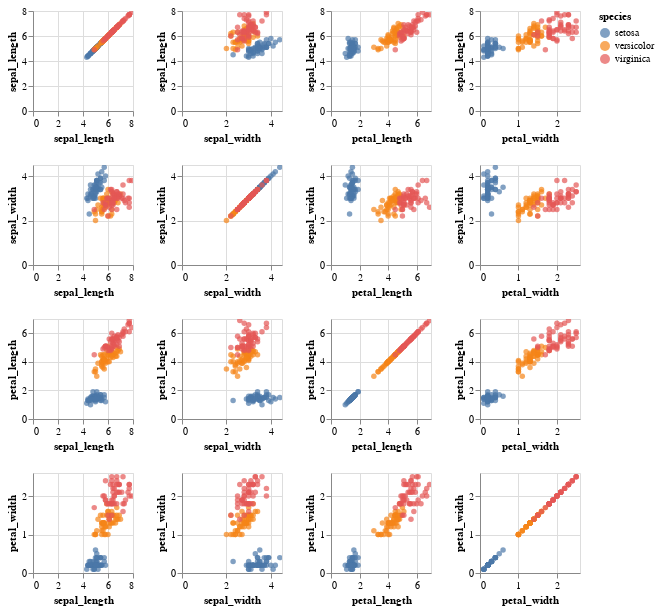

Here is the notebook cell this chart was saved with:
### Markdown cell above
We can use altair to create an interactive scatterplot matrix. Can you create a scatterplot matrix of iris dataset by consulting https://altair-viz.github.io/gallery/scatter_matrix.html?

**Q: Draw an interactive scatterplot matrix for iris dataset in altair**

### Code cell
# Implement
import altair as alt
alt.Chart(iris).mark_circle().encode(
    alt.X(alt.repeat("column"), type='quantitative'),
    alt.Y(alt.repeat("row"), type='quantitative'),
    color='species:N'
).properties(
    width=100,
    height=100
).repeat(
    row=['sepal_length', 'sepal_width', 'petal_length', 'petal_width'],
    column=['sepal_length', 'sepal_width', 'petal_length', 'petal_width']
).interactive()

### Figure 1 — Vega-Lite specification as saved in the notebook (floating-point values rounded to 4 significant figures; data arrays with more than 128 entries replaced by an {"elided": "..."} marker saying what was removed)
{"config": {"view": {"continuousWidth": 400, "continuousHeight": 300}}, "repeat": {"column": ["sepal_length", "sepal_width", "petal_length", "petal_width"], "row": ["sepal_length", "sepal_width", "petal_length", "petal_width"]}, "spec": {"data": {"name": "data-a4bd480ea976f54878a155ce12ba18ce"}, "mark": "circle", "encoding": {"color": {"type": "nominal", "field": "species"}, "x": {"type": "quantitative", "field": {"repeat": "column"}}, "y": {"type": "quantitative", "field": {"repeat": "row"}}}, "height": 100, "selection": {"selector001": {"type": "interval", "bind": "scales", "encodings": ["x", "y"]}}, "width": 100}, "$schema": "https://vega.github.io/schema/vega-lite/v4.8.1.json", "datasets": {"data-a4bd480ea976f54878a155ce12ba18ce": {"elided": "150 records"}}}
